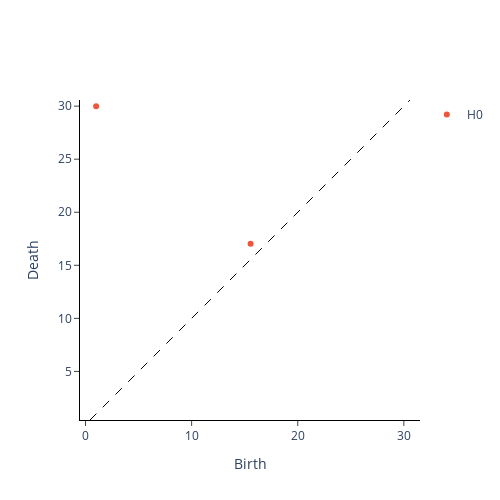

Here is the notebook cell this chart was saved with:
### Code cell
from gtda.homology import CubicalPersistence

cubical_persistence = CubicalPersistence(homology_dimensions=[0,1],n_jobs=-1, reduced_homology = False)
im8_cubical = cubical_persistence.fit_transform(im8_filtration)

cubical_persistence.plot(im8_cubical)

### Figure 1 — Plotly figure (JSON) as saved in the notebook; plotly's stock layout.template omitted (floating-point values rounded to 4 significant figures)
{"data": [{"hoverinfo": "none", "line": {"color": "black", "dash": "dash", "width": 1}, "mode": "lines", "showlegend": false, "type": "scatter", "x": [0.42, 30.58], "y": [0.42, 30.58]}, {"hoverinfo": "text", "hovertext": ["(1.0, 30.0)", "(15.556349186104045, 17.029386365926403)"], "mode": "markers", "name": "H0", "type": "scatter", "x": [1, 15.56], "y": [30, 17.03]}, {"hoverinfo": "text", "hovertext": [], "mode": "markers", "name": "H1", "type": "scatter", "x": [], "y": []}], "layout": {"height": 500, "plot_bgcolor": "white", "width": 500, "xaxis": {"autorange": false, "exponentformat": "e", "linecolor": "black", "linewidth": 1, "mirror": false, "range": [0.42, 30.58], "showexponent": "all", "showline": true, "side": "bottom", "ticks": "outside", "title": {"text": "Birth"}, "type": "linear", "zeroline": true}, "yaxis": {"autorange": false, "exponentformat": "e", "linecolor": "black", "linewidth": 1, "mirror": false, "range": [0.42, 30.58], "scaleanchor": "x", "scaleratio": 1, "showexponent": "all", "showline": true, "side": "left", "ticks": "outside", "title": {"text": "Death"}, "type": "linear", "zeroline": true}}}
